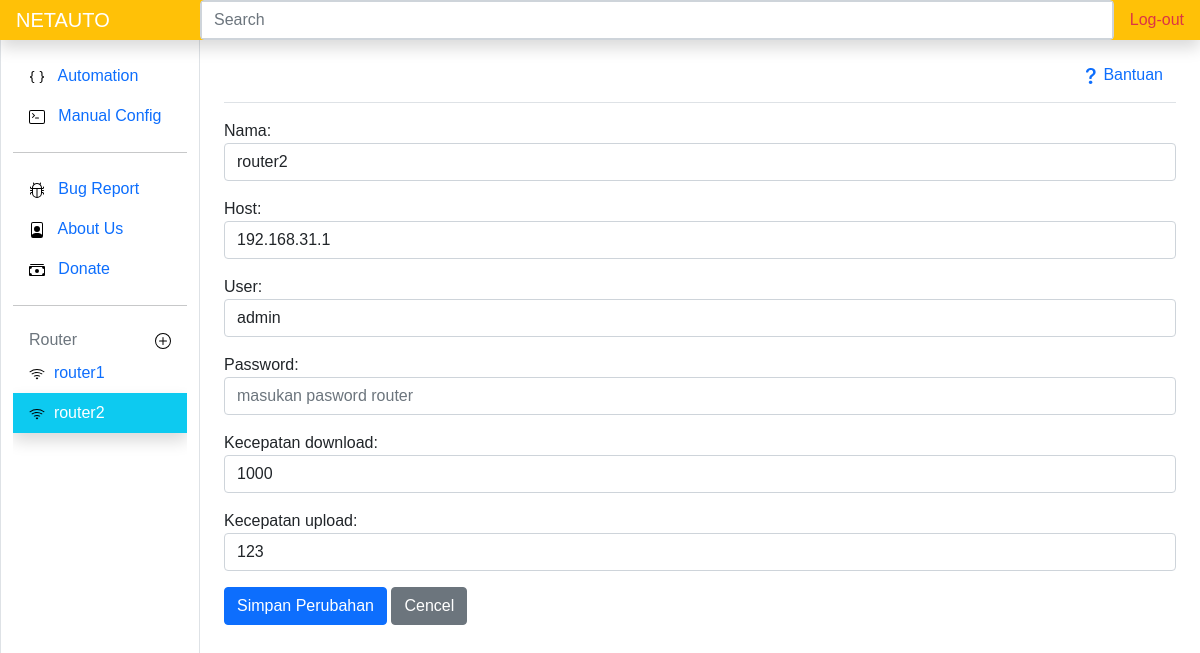
Page /updaterouter/2 (signed in) on the committed database.
### routerapp/models.py (models this page shows, shortened)
class Routerm(models.Model):
    nama = models.CharField(max_length=50)
    host = models.CharField(max_length=50)
    user = models.CharField(max_length=30)
    password = models.CharField(max_length=50, blank=True)
    kecepatan_download = models.IntegerField(blank=True)
    kecepatan_upload = models.IntegerField(blank=True)
    pub_date = models.DateField(auto_now=True)

### routerapp/views.py (the view)
# urls.py: path('updaterouter/<int:idr>',views.updaterouter,name='uprouter'),
@login_required(login_url=settings.LOGIN_URL)
def updaterouter(request, idr):
    router = Routerm.objects.get(id=idr)
    if request.method == 'POST':
        form = RoutermForm(request.POST, instance=router)
        if form.is_valid():
            form.save()
            messages.success(request,"berhasil mengubah router")
            return redirect('router', idr)
    else:
        form = RoutermForm(instance=router)
        routerside = Routerm.objects.all()
        context = {
            'idk' : idr,
            'form' : form,
            'routerside': routerside
        }
        return render(request, 'uprouter.html', context)

### routerapp/forms.py
class RoutermForm(ModelForm):
    class Meta:
        model = Routerm
        fields = '__all__'
        widgets = {
            'nama': forms.TextInput({'class': 'form-control', 'placeholder': 'masukan nama untuk router'}),
            'host': forms.TextInput({'class': 'form-control', 'placeholder': 'alamat host router | contoh: 192.168.1.1'}),
            'user': forms.TextInput({'class': 'form-control', 'placeholder': 'masukan username router'}),
            'password': forms.TextInput({'class': 'form-control', 'placeholder': 'masukan pasword router'}),
            'kecepatan_download': forms.TextInput({'class': 'form-control', 'placeholder': 'dalam kilobyte'}),
            'kecepatan_upload': forms.TextInput({'class': 'form-control', 'placeholder': 'dalam kilobyte'}),
        }

### routerapp/templates/uprouter.html (shortened to what this page needs)
{% extends 'base.html' %}
{% load static %}
{% block content %}
    <form action="" method="post">
        {{form.as_p}}
        <input class="btn btn-primary" type="submit" value="Simpan Perubahan">
        <a href="{% url 'router' idk %}" class="btn btn-secondary" >Cencel</a>
    </form>
{% endblock content %}
{% block routerside %}
{% include 'routerside.html' %}
{% endblock routerside %}

### templates/routerside.html (shortened to what this page needs)
<div class="pb-lg-5 overflow-auto">
    {% load static %}
    {% for routerside in routerside %}
    <li class="nav-item">
        <a class="nav-link {% if routerside.id == idk %}shadow text-white bg-info{% endif %}" href="{% url 'router' routerside.id %}">
            <img src="{% static 'icons/wifi.svg' %}" alt="">&nbsp;
            {{routerside.nama}}
        </a>
    </li>
    {% endfor %}
</div>

### templates/base.html (style rules this page uses)
body { font-family:Arial, Helvetica, sans-serif; }

### rows in the picture
Routerm: nama "router1"
Routerm: nama "router2", host "192.168.31.1", user "admin", kecepatan_download "1000", kecepatan_upload "123"
